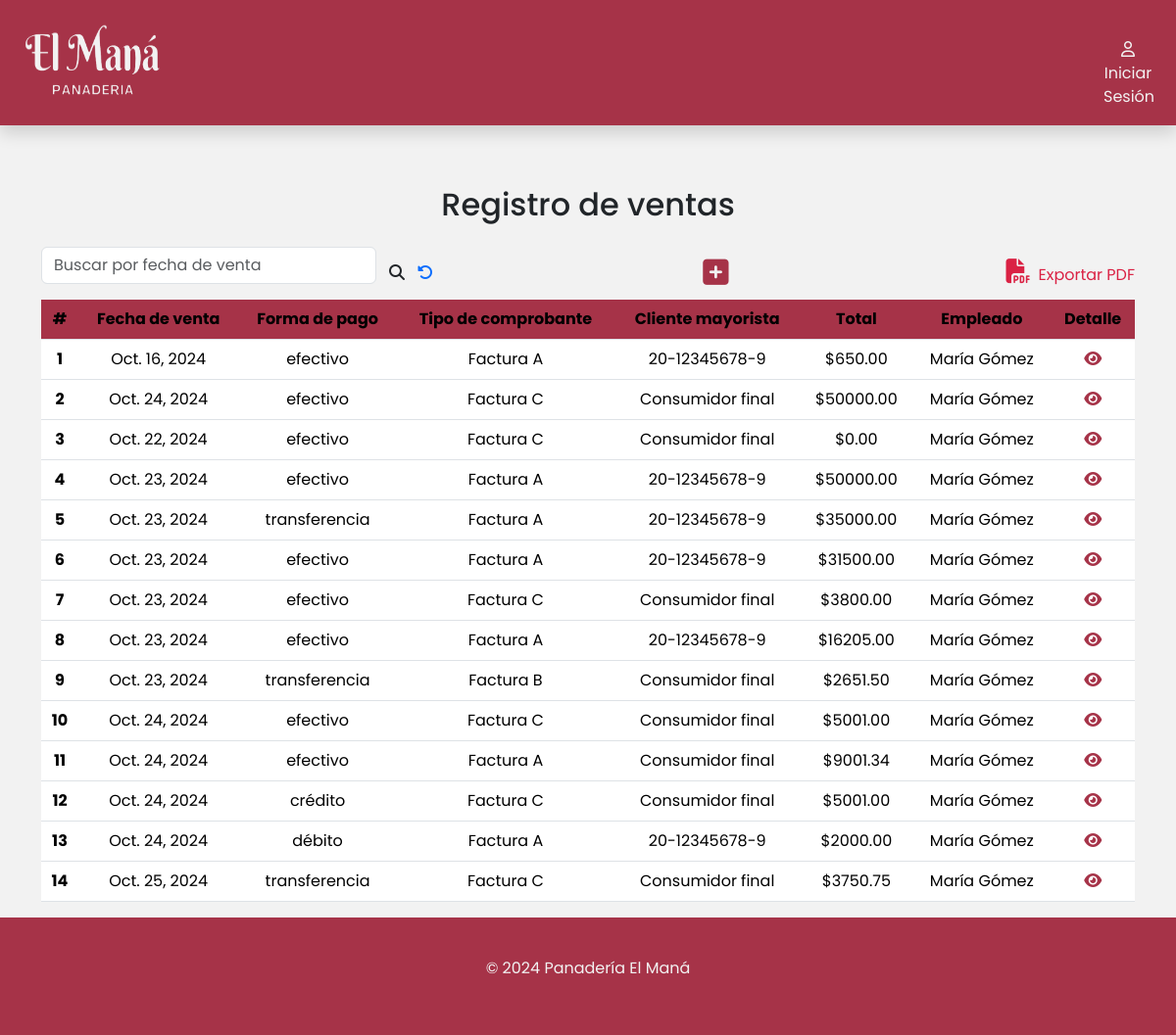
/ventas/, run on the app's committed database.
### apps/ventas/models.py (models this page shows, shortened)
class Venta(models.Model):
    TIPO_COMPROBANTE = [
        ('A', 'Factura A'),
        ('B', 'Factura B'),
        ('C', 'Factura C'),
    ]
    FORMA_PAGO = [
        ('efectivo','Efectivo'),
        ('transferencia','Transferencia'),
        ('débito','Débito'),
        ('crédito','Crédito'),
    ]
    fechaDeVenta = models.DateField(blank=False, null=False)
    formaDePago = models.CharField(max_length=15, choices=FORMA_PAGO,blank=False, null=False)
    tipoDeComprobante = models.CharField(max_length=15, choices=TIPO_COMPROBANTE,blank=False, null=False)
    clienteMayorista = models.ForeignKey(ClienteMayorista, on_delete=models.SET_NULL, null=True, blank=True,related_name='clienteMayorista')
    total = models.DecimalField(max_digits=10, decimal_places=2,default=0)
    empleado = models.ForeignKey(Empleado,on_delete=models.CASCADE,related_name='ventaEmpleado')

class ClienteMayorista(Persona):
    cuil = models.CharField(max_length=10,blank=False, null=False)

### apps/usuarios/models.py (models this page shows, shortened)
class Persona(models.Model):
    nombre = models.CharField(max_length=50,blank=False,null=False)
    apellido = models.CharField(max_length=50,blank=False,null=False)
    direccion  = models.CharField(max_length=50,blank=False,null=False)
    telefono = models.CharField(max_length=15,blank=False,null=False)
    mail = models.EmailField(blank=True,null=True)
    class Meta:
        abstract = True  # Esto hace que no se genere una tabla en la BD

class Empleado(Persona):
    user = models.OneToOneField(User, on_delete=models.CASCADE,related_name='user')
    dni  = models.CharField(max_length=8,blank=False,null=False)
    fechaDeNacimiento = models.DateField(blank=False,null=False)
    fechaDeIngreso = models.DateField(blank=False,null=False)
    salario = models.DecimalField(max_digits=10,blank=False,null=False,decimal_places=2)

### apps/ventas/views.py (the view)
# urls.py: path('ventas/',include('apps.ventas.urls')),
def ventas(request):
    ventas = Venta.objects.all()
    return render(request,'ventas/ventas.html',{'ventas':ventas})

### apps/ventas/templates/ventas/ventas.html (shortened to what this page needs)
{% extends 'base/base.html' %}
{% load static %}
{% block contenido %}
<div class="container" id="container-tabla">
    <div class="col-12">
        <h2 class="text-center pb-3">Registro de ventas</h2>
        <div class="busqueda d-flex">
            <form class="d-flex align-items-center justify-content-center" role="search" method="POST" action="#">
                <input class="form-control mb-3" type="search" placeholder="Buscar por fecha de venta" aria-label="buscar" name="busqueda" value="{{ busqueda|default:'' }}" />
                <button class="btn" type="submit">
                    <i class="fa-solid fa-magnifying-glass" style="font-size: 16px"></i>
                </button>
                <a href="{%url 'ventas:ventas' %}"><i class="fa-solid fa-rotate-left"></i></a>
            </form>
          <a href="{%url 'ventas:agregarVenta' %}"><i class="fa-solid fa-square-plus" title="Agregar venta" style="font-size: 30px"></i></a>
          <a class="expPdf" href="#"><i class="fa-solid fa-file-pdf px-2" style="font-size: 25px"></i>Exportar PDF</a>
        </div>
        <div class="table-responsive">
            <table class="table">
                <thead class="bg-table">
                    <tr>
                        <th scope="col">#</th>
                        <th scope="col">Fecha de venta</th>
                        <th scope="col">Forma de pago</th>
                        <th scope="col">Tipo de comprobante</th>
                        <th scope="col">Cliente mayorista</th>
                        <th scope="col">Total</th>
                        <th scope="col">Empleado</th>
                        <th scope="col">Detalle</th>
                    </tr>
                </thead>
                <tbody>
                    {% for venta in ventas %}
                    <tr>
                        <th scope="row">{{ forloop.counter }}</th>
                        <td>{{ venta.fechaDeVenta }}</td>
                        <td>{{ venta.formaDePago }}</td>
                        <td>Factura {{ venta.tipoDeComprobante }}</td>
                        {% if venta.clienteMayorista is None %}
                            <td>Consumidor final</td>
                        {% else %}
                            <td>{{ venta.clienteMayorista.cuil }}</td>
                        {%endif%}
                        <td>${{ venta.total }}</td>
                        <td>{{ venta.empleado.nombre }} {{ venta.empleado.apellido }}</td>
                        <td>
                            <a href="{% url 'ventas:verDetallesVenta' venta.id %}"><i class="fa-solid fa-eye" title="Ver detalles"></i></a>
                        </td>
                    </tr>
                    {% empty %}
                    <tr>
                        <td colspan="10">No hay ventas disponibles.</td>
                    </tr>
                    {% endfor %}
                </tbody>
            </table>
        </div>
    </div>
</div>
{% endblock %}

### static/css/estilos.css (style rules this page uses)
body { display: flex; flex-direction: column; min-height: 100vh; margin: 0; font-family: Poppins, sans-serif; background-color: #f2f2f2; }
#container-tabla { padding-top: 150px; }
table { text-align: center; }
th, td { vertical-align: middle; }
.bg-table { --bs-table-bg: #a63348; }
.expPdf { text-decoration: none; color: #da2244; }
.busqueda { justify-content: space-between; align-items: center; }
.fa-square-plus,.fa-eye, .fa-list-check { color: #a63348; }

### data on the page
Venta: fechaDeVenta "Oct. 16, 2024", formaDePago "efectivo", tipoDeComprobante "A", clienteMayorista.cuil "20-12345678-9", total "650.00", empleado.nombre "María", empleado.apellido "Gómez"
Venta: fechaDeVenta "Oct. 24, 2024", formaDePago "efectivo", tipoDeComprobante "C", shows "Consumidor final", total "50000.00", empleado.nombre "María", empleado.apellido "Gómez"
Venta: fechaDeVenta "Oct. 22, 2024", formaDePago "efectivo", tipoDeComprobante "C", shows "Consumidor final", total "0.00", empleado.nombre "María", empleado.apellido "Gómez"
Venta: fechaDeVenta "Oct. 23, 2024", formaDePago "efectivo", tipoDeComprobante "A", clienteMayorista.cuil "20-12345678-9", total "50000.00", empleado.nombre "María", empleado.apellido "Gómez"
Venta: fechaDeVenta "Oct. 23, 2024", formaDePago "transferencia", tipoDeComprobante "A", clienteMayorista.cuil "20-12345678-9", total "35000.00", empleado.nombre "María", empleado.apellido "Gómez"
Venta: fechaDeVenta "Oct. 23, 2024", formaDePago "efectivo", tipoDeComprobante "A", clienteMayorista.cuil "20-12345678-9", total "31500.00", empleado.nombre "María", empleado.apellido "Gómez"
Venta: fechaDeVenta "Oct. 23, 2024", formaDePago "efectivo", tipoDeComprobante "C", shows "Consumidor final", total "3800.00", empleado.nombre "María", empleado.apellido "Gómez"
Venta: fechaDeVenta "Oct. 23, 2024", formaDePago "efectivo", tipoDeComprobante "A", clienteMayorista.cuil "20-12345678-9", total "16205.00", empleado.nombre "María", empleado.apellido "Gómez"
Venta: fechaDeVenta "Oct. 23, 2024", formaDePago "transferencia", tipoDeComprobante "B", shows "Consumidor final", total "2651.50", empleado.nombre "María", empleado.apellido "Gómez"
Venta: fechaDeVenta "Oct. 24, 2024", formaDePago "efectivo", tipoDeComprobante "C", shows "Consumidor final", total "5001.00", empleado.nombre "María", empleado.apellido "Gómez"
Venta: fechaDeVenta "Oct. 24, 2024", formaDePago "efectivo", tipoDeComprobante "A", shows "Consumidor final", total "9001.34", empleado.nombre "María", empleado.apellido "Gómez"
Venta: fechaDeVenta "Oct. 24, 2024", formaDePago "crédito", tipoDeComprobante "C", shows "Consumidor final", total "5001.00", empleado.nombre "María", empleado.apellido "Gómez"
Venta: fechaDeVenta "Oct. 24, 2024", formaDePago "débito", tipoDeComprobante "A", clienteMayorista.cuil "20-12345678-9", total "2000.00", empleado.nombre "María", empleado.apellido "Gómez"
Venta: fechaDeVenta "Oct. 25, 2024", formaDePago "transferencia", tipoDeComprobante "C", shows "Consumidor final", total "3750.75", empleado.nombre "María", empleado.apellido "Gómez"
